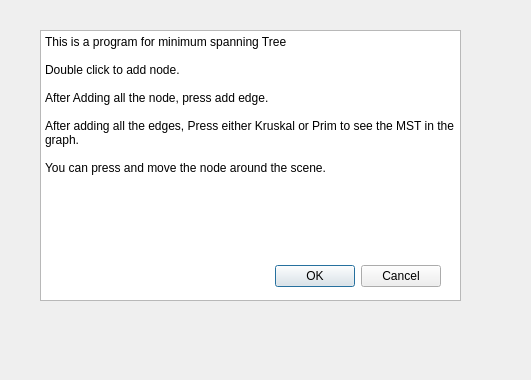
<?xml version="1.0" encoding="UTF-8"?>
<ui version="4.0">
 <class>Info</class>
 <widget class="QDialog" name="Info">
  <property name="geometry">
   <rect>
    <x>0</x>
    <y>0</y>
    <width>531</width>
    <height>380</height>
   </rect>
  </property>
  <property name="windowTitle">
   <string>Dialog</string>
  </property>
  <widget class="QDialogButtonBox" name="buttonBox">
   <property name="geometry">
    <rect>
     <x>100</x>
     <y>260</y>
     <width>341</width>
     <height>32</height>
    </rect>
   </property>
   <property name="orientation">
    <enum>Qt::Horizontal</enum>
   </property>
   <property name="standardButtons">
    <set>QDialogButtonBox::Cancel|QDialogButtonBox::Ok</set>
   </property>
  </widget>
  <widget class="QPlainTextEdit" name="plainTextEdit">
   <property name="geometry">
    <rect>
     <x>40</x>
     <y>30</y>
     <width>421</width>
     <height>271</height>
    </rect>
   </property>
   <property name="plainText">
    <string>This is a program for minimum spanning Tree

Double click to add node.

After Adding all the node, press add edge.

After adding all the edges, Press either Kruskal or Prim to see the MST in the graph.

You can press and move the node around the scene.</string>
   </property>
  </widget>
  <zorder>plainTextEdit</zorder>
  <zorder>buttonBox</zorder>
 </widget>
 <resources/>
 <connections>
  <connection>
   <sender>buttonBox</sender>
   <signal>accepted()</signal>
   <receiver>Info</receiver>
   <slot>accept()</slot>
   <hints>
    <hint type="sourcelabel">
     <x>248</x>
     <y>254</y>
    </hint>
    <hint type="destinationlabel">
     <x>157</x>
     <y>274</y>
    </hint>
   </hints>
  </connection>
  <connection>
   <sender>buttonBox</sender>
   <signal>rejected()</signal>
   <receiver>Info</receiver>
   <slot>reject()</slot>
   <hints>
    <hint type="sourcelabel">
     <x>316</x>
     <y>260</y>
    </hint>
    <hint type="destinationlabel">
     <x>286</x>
     <y>274</y>
    </hint>
   </hints>
  </connection>
 </connections>
</ui>
